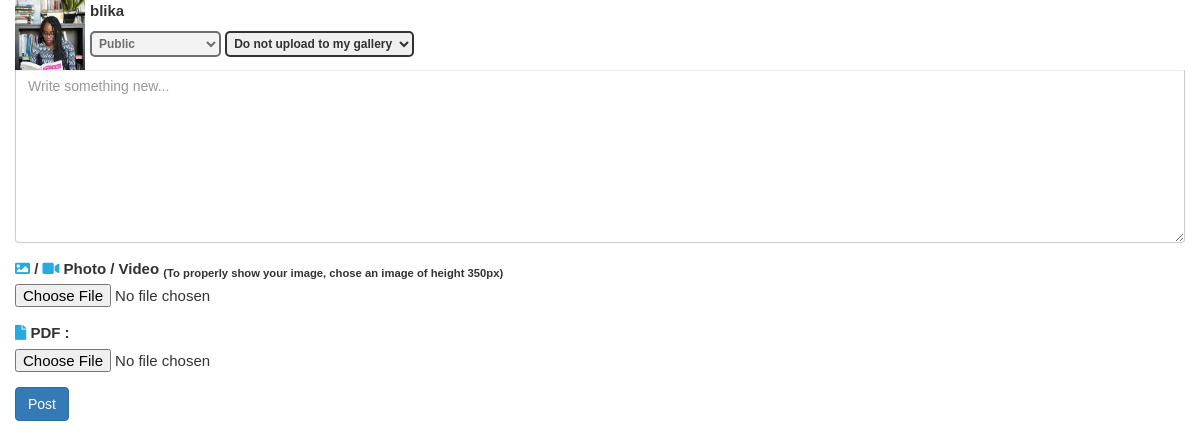
The app's page /post_article.php (signed in) with its own data.
### tables this page shows
CREATE TABLE `users` (
  `id` int(11) NOT NULL,
  `first_name` varchar(30) NOT NULL,
  `last_name` varchar(30) NOT NULL,
  `username` varchar(30) NOT NULL,
  `email` varchar(30) NOT NULL,
  `password` varchar(100) NOT NULL,
  `country` varchar(30) NOT NULL,
  `state` varchar(30) NOT NULL,
  `phone` int(11) NOT NULL DEFAULT 0,
  `gender` varchar(4) NOT NULL,
  `birth_date` date NOT NULL,
  `school_level` varchar(30) NOT NULL,
  `school_option` varchar(30) NOT NULL,
  `profile_image` varchar(500) NOT NULL DEFAULT 'default.jpg',
  `background_image` varchar(500) NOT NULL DEFAULT 'default.jpg',
  `suspended` int(11) NOT NULL DEFAULT 0,
  `account_type` varchar(30) NOT NULL
);

### server/session_check.php (called while the page is built, shortened)
<?php
if (empty($_SESSION["id"])) {
  header("Location: index.php");
}else{
  $user_id = $_SESSION["id"];
  $db = Database::connect();
  $query = $db -> prepare("SELECT id, first_name, last_name, username, email, country, state, gender, birth_date, school_level, school_option, profile_image, background_image, suspended, account_type FROM users WHERE id = ?");
  $query -> execute(array($user_id));
  $found_user = $query -> fetch();
}
 ?>

### post_article.php (the view, shortened to what this page needs)
<?php
require("server/session_check.php");
?>
<!doctype html>
<html lang="en-us">
<head>
  <?php include_once("includes/headEssential.php"); ?>
  <link rel="stylesheet" href="css/main.css">
</head>
<body>
  <div class="container">
    <div class="row">
      <div class="col-12 article_form">
        <form action="post_article.php" method="POST" enctype="multipart/form-data">
          <div class="col-12 main_poster_info">
            <div class="profile_poster_image">
              <img style="width:70px;height:70px;" class="rounded-circle" src="images/profile/<?php echo $found_user["profile_image"] ?>" alt="<?php echo $found_user["username"] ?>">
            </div>
            <div class="profile_poster_info">
              <p><?php echo $found_user["username"] ?></p>
              <select class="" name="" disabled>
                <option value=""><i class=""></i> Public</option>
              </select>
              <select class="" name="uploadToGallery">
                <option value="not_save"><i class=""></i> Do not upload to my gallery</option>
              </select>
            </div>
          </div>
          <div class="form-group">
            <textarea class="col-12 form-control" name="comment" rows="8" cols="80" placeholder="Write something new..."></textarea>
          </div>
          <div class="form-group">
            <label for="photo_video"><i class="fas fa-image"></i> / <i class="fas fa-video"></i> Photo / Video <sub class="infi_nb">(To properly show your image, chose an image of height 350px)</sub></label><br>
            <input type="file" name="picvid" class="photo_video_post" id="photo_video">
          </div>
          <div class="form-group">
            <label for="file"><i class="fas fa-file"></i> PDF : </label>
            <input type="file" name="chose_file" class="photo_video_post" id="file">
          </div>
          <button type="submit" name="post_article" class="btn btn-primary">Post</button>
        </form>
      </div>
    </div>
  </div>
</body>
</html>

### css/main.css (style rules this page uses)
body { font-family: Arial; font-size: 15px; }
p { font-size: 12px; }
.main_poster_info div { display: inline-block; }
.profile_poster_image { float: left; }
.profile_poster_info { padding-left: 5px; }
.profile_poster_info p { font-size: 15px; font-weight: bold; }
.profile_poster_info select { padding: 3px; font-size: 12px; font-weight: bold; border-radius: 5px; border: 2px solid rgb(50, 50, 50); color: rgb(50, 50, 50); outline: none; }
.article_form form textarea { border-top: none; border-top-right-radius: 0px; border-top-left-radius: 0px; }
.photo_video_post { background: none; }
.article_form i { color: #27AAE1 }

### records on screen
users: profile_image (picture), username "blika"
